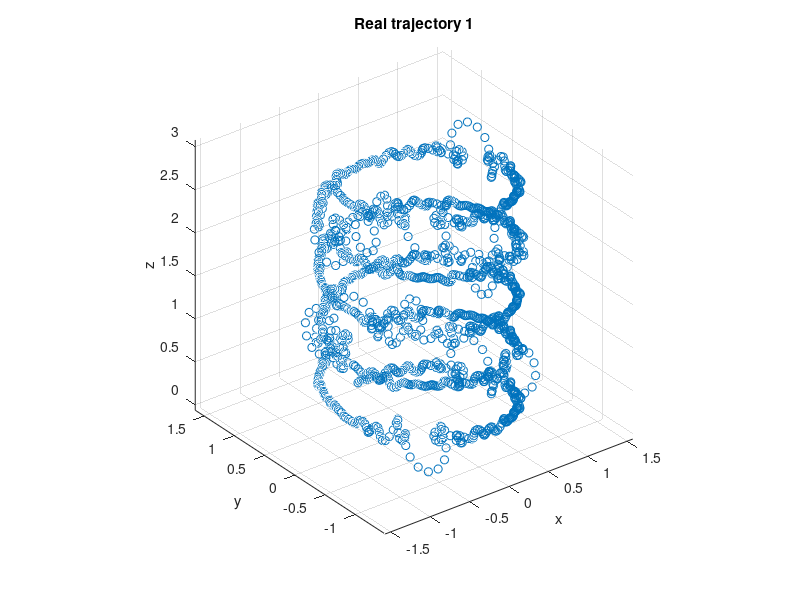

Source code (MATLAB): (Note: this script raises an error after producing the figure.)
clc
clear all
close all

load trajektoria1;

plot3(x,y,z,'o');
grid on;
axis equal;
title("Real trajectory 1");
xlabel("x")
ylabel("y");
zlabel("z");
print (gcf, "184787_Smykowski_zad2.png", "-dpng", "-r400")
hold on  

N = 50;
[wsp_wielX, xa] = aproksymacjaWiel(n,x,N);  % aproksymacja wsp. 'x'
[wsp_wielY, ya] = aproksymacjaWiel(n,y,N);  % aproksymacja wsp. 'y'
[wsp_wielZ, za] = aproksymacjaWiel(n,z,N);  % aproksymacja wsp. 'z'
title("Real trajectory 1 with polynominal aproximation for N = 50");

plot3(xa,ya,za, "LineWidth", 4);
print (gcf, "184787_Smykowski_zad4.png", "-dpng", "-r400")

% zad5

clc
clear all
close all

load trajektoria2;

plot3(x,y,z,'o');
grid on;
axis equal;
title("Real trajectory 2 with polynominal aproximation for N = 60");
xlabel("x")
ylabel("y");
zlabel("z");    
hold on  

N = 60;
[wsp_wielX, xa] = aproksymacjaWiel(n,x,N);  % aproksymacja wsp. 'x'
[wsp_wielY, ya] = aproksymacjaWiel(n,y,N);  % aproksymacja wsp. 'y'
[wsp_wielZ, za] = aproksymacjaWiel(n,z,N);  % aproksymacja wsp. 'z'
plot3(xa,ya,za, "LineWidth", 4);
print (gcf, "184787_Smykowski_zad5.png", "-dpng", "-r400")
hold off

err = [];
Mvec = size(n);
M = Mvec(2);
for i = 1:71
  N = i;
  [wsp_wielX, xa] = aproksymacjaWiel(n,x,N);  % aproksymacja wsp. 'x'
  [wsp_wielY, ya] = aproksymacjaWiel(n,y,N);  % aproksymacja wsp. 'y'
  [wsp_wielZ, za] = aproksymacjaWiel(n,z,N);  % aproksymacja wsp. 'z'

  errx = sqrt(sum((x - xa).^2)) / M;
  erry = sqrt(sum((y - ya).^2)) / M;
  errz = sqrt(sum((z - za).^2)) / M;

  err(i) = errx + erry + errz;
end
semilogy(err);
title("Polynominal aproximation error");
xlabel("N");
ylabel("arror value");
print (gcf, '184787_Smykowski_zad5_b.png', '-dpng', '-r400')

% zad 7

clc
clear all
close all

load trajektoria2;

plot3(x,y,z,'o');
grid on;
axis equal;
title("Real trajectory 2 with trigonometric aproximation for N = 60");
xlabel("x")
ylabel("y");
zlabel("z");    
hold on  

N = 60;
xa = aprox_tryg(n,x,N);  % aproksymacja wsp. 'x'
ya = aprox_tryg(n,y,N);  % aproksymacja wsp. 'y'
za = aprox_tryg(n,z,N);  % aproksymacja wsp. 'z'
plot3(xa,ya,za, "LineWidth", 4);
print (gcf, "184787_Smykowski_zad7.png", "-dpng", "-r400")
hold off

err = [];
Mvec = size(n);
M = Mvec(2);
for i = 1:71
  N = i;
  xa = aprox_tryg(n,x,N);  % aproksymacja wsp. 'x'
  ya = aprox_tryg(n,y,N);  % aproksymacja wsp. 'y'
  za = aprox_tryg(n,z,N);  % aproksymacja wsp. 'z'

  errx = sqrt(sum((x - xa).^2)) / M;
  erry = sqrt(sum((y - ya).^2)) / M;
  errz = sqrt(sum((z - za).^2)) / M;

  err(i) = errx + erry + errz;
end
semilogy(err);
title("trigonometric aproximation error");
xlabel("N");
ylabel("arror value");
print (gcf, '184787_Smykowski_zad7_b.png', '-dpng', '-r400')

% mine implementation of best N

% N = min(err);
tres = 10^-3;
err = 1;
N = 0;
while err > tres
    N = N + 1;
    xa = aprox_tryg(n,x,N);  % aproksymacja wsp. 'x'
    ya = aprox_tryg(n,y,N);  % aproksymacja wsp. 'y'
    za = aprox_tryg(n,z,N);  % aproksymacja wsp. 'z'

    errx = sqrt(sum((x - xa).^2)) / M;
    erry = sqrt(sum((y - ya).^2)) / M;
    errz = sqrt(sum((z - za).^2)) / M;

    err = errx + erry + errz;
end

xa = aprox_tryg(n, x, N);
ya = aprox_tryg(n, y, N);
za = aprox_tryg(n, z, N);

plot3(x,y,z,'o');
grid on;
axis equal;
title("Real trajectory 2 with trigonometric aproximation for best N");
xlabel("x")
ylabel("y");
zlabel("z");    
hold on  
plot3(xa,ya,za, "LineWidth", 4);
hold off
            